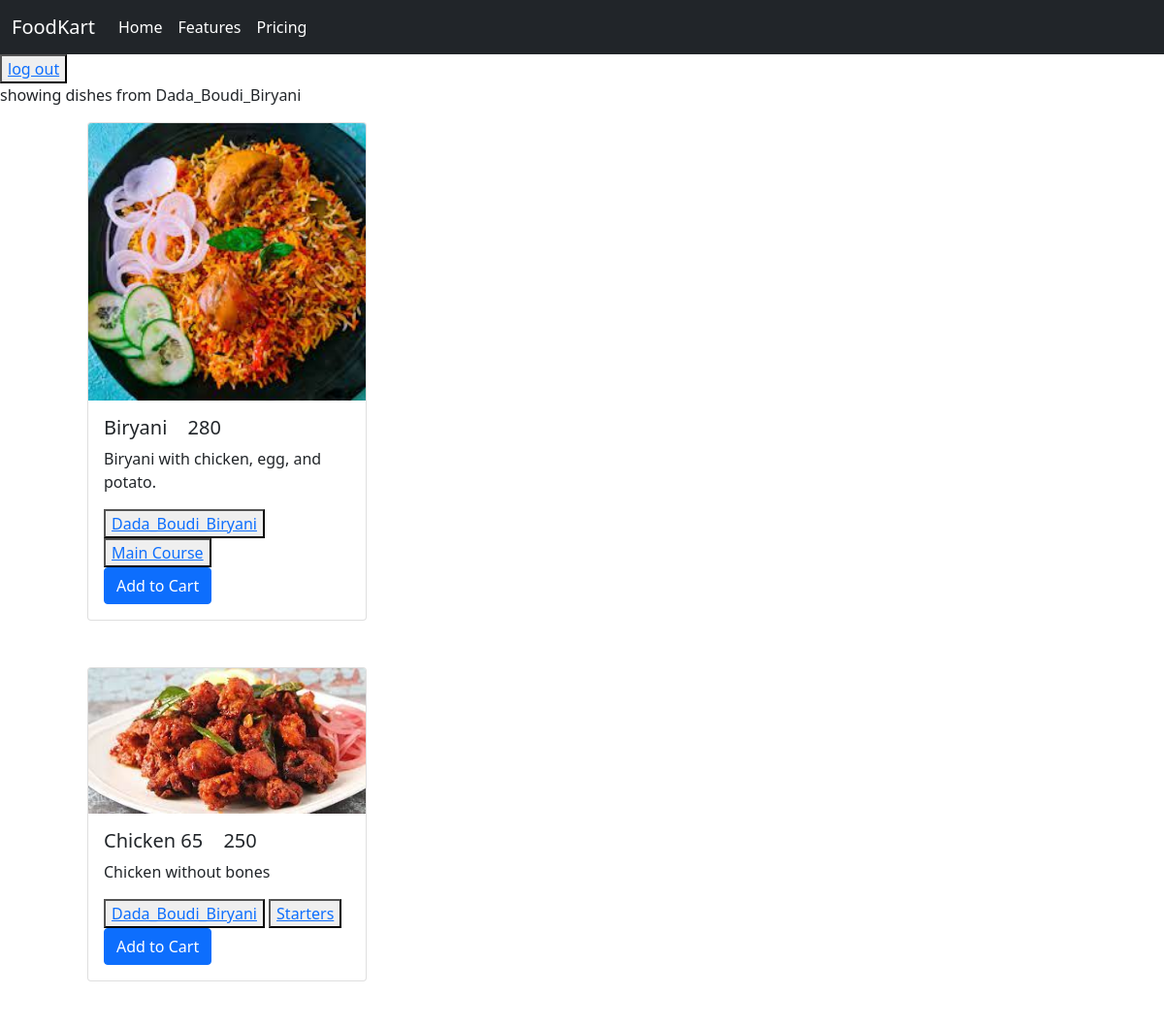
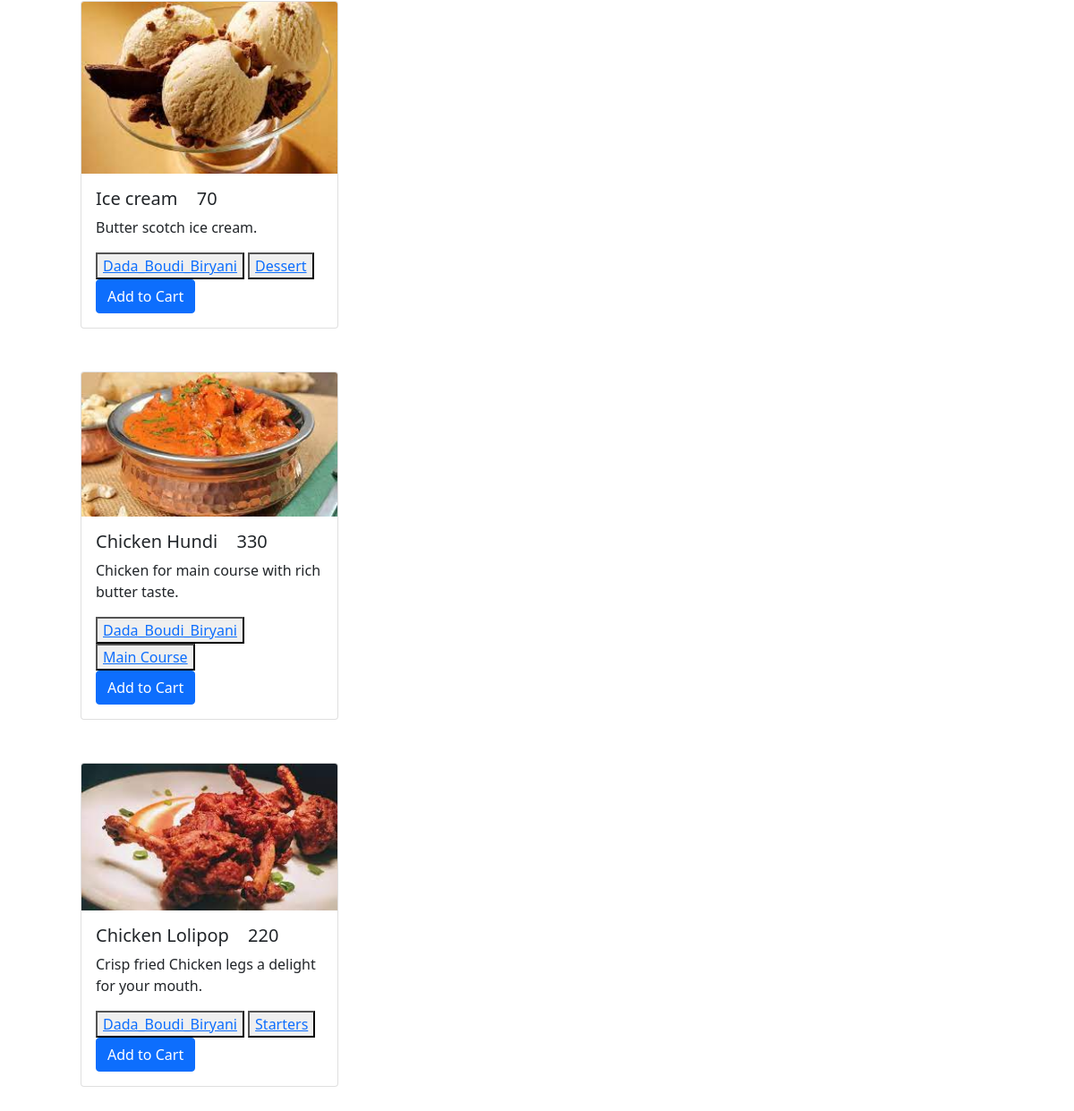
The page /rs/Dada_Boudi_Biryani (signed in) on the database its author committed (2 pictures, top to bottom).
### menu/models.py (models this page shows, shortened)
class Dish(models.Model):
    id = models.AutoField(primary_key=True)
    name = models.CharField(max_length=200, null = False, blank = False, default = 'newItem')
    description = models.TextField()
    price = models.IntegerField()
    image = models.ImageField(null = False, blank = False)
    tags = models.ForeignKey(Tags, on_delete = models.CASCADE, null = True)
    restaurant = models.ForeignKey(restaurant, on_delete = models.CASCADE)

class Tags(models.Model):
    tag = models.CharField(max_length=100)
    id = models.AutoField(primary_key=True)
    def __str__(self):
        return f'{self.tag}'

### menu/views.py (the view)
# urls.py: path('rs/<str:rest>', views.restaurant_search, name='restaurant_search'),
def restaurant_search(request, rest):
    restaurant = User.objects.get(username=rest)            # Collecting the restaurant.
    dish = Dish.objects.filter(restaurant=restaurant)       # Filtering the dishes.
    user = request.user
    user_name = str(user)
    context = {
        'dish': dish,
        'restaurant': rest,
        'user': user_name,
    }
    return render(request, 'menu/index.html', context=context)

### Templates/menu/index.html (shortened to what this page needs)
{%load static%}
<!DOCTYPE html>
<html lang="en">
<head>
    <link href="https://cdn.jsdelivr.net/npm/bootstrap@5.1.3/dist/css/bootstrap.min.css" rel="stylesheet"
>
</head>
<body>
    <nav class="navbar navbar-expand-lg bg-dark ">
        <div class="container-fluid">
          <a class="navbar-brand text-white" href="{% url 'index' %}">FoodKart</a>
          <div class="collapse navbar-collapse" id="navbarNav">
            <ul class="navbar-nav">
              <li class="nav-item">
                <a class="nav-link active text-white" aria-current="page" href="#">Home</a>
              </li>
              <li class="nav-item">
                <a class="nav-link text-white" href="#">Features</a>
              </li>
              <li class="nav-item">
                <a class="nav-link text-white" href="#">Pricing</a>
              </li>
            </ul>
          </div>
        </div>
      </nav>
    {% block container%}
      {% if user == 'AnonymousUser' %}
      <button ><a href="{% url 'user_creation' %}">sing up</a></button>
      <button ><a href="{% url 'log_in' %}">log in</a></button>
          {% else %}
          <button ><a href="{% url 'log_out' %}">log out</a></button>
      {% endif %}
      {%if restaurant or tag%}
        <p>showing dishes from {{restaurant}} {{tag}}</p>
      {%endif%}
        {% if designation == 'Restaurant' %}
            {%for i in dish%}
                <div class="container">
                    <div class="card mx-5" style="width: 18rem;">
                        <img src="{{i.image.url}}" class="card-img-top" alt="...">
                        <div class="card-body">
                            <h5 class="card-title">{{i.name}} <span class="mx-3">{{i.price}}</span></h5>
                            <p class="card-text">{{i.description}}</p>
                            <button ><a href="{% url 'tag_search' i.tags%}">{{i.tags}}</a></button>
                            <br>
                            <a href="#" class="btn btn-primary">Add to Cart</a>
                            <button ><a href="{% url 'dish_modification' i.id%}">modify</a></button>
                            <button ><a href="{% url 'dish_deletion' i.id%}">delete</a></button>
                        </div>
                    </div>
                </div>
                <br><br>
            {%endfor%}
            <button ><a href="{% url 'dish_creation' %}">Add new dish</a></button>
            {% else %}
                {%for i in dish%}
                    <div class="container">
                        <div class="card mx-5" style="width: 18rem;">
                            <img src="{{i.image.url}}" class="card-img-top" alt="...">
                            <div class="card-body">
                                <h5 class="card-title">{{i.name}} <span class="mx-3">{{i.price}}</span></h5>
                                <p class="card-text">{{i.description}}</p>
                                <button ><a href="{% url 'restaurant_search' i.restaurant%}">{{i.restaurant}}</a></button>
                                <button ><a href="{% url 'tag_search' i.tags%}">{{i.tags}}</a></button>
                                <br>
                                <a href="#" class="btn btn-primary">Add to Cart</a>
                            </div>
                        </div>
                    </div>
                    <br><br>
                {%endfor%}
        {% endif %}
    {% endblock container%}
</body>
</html>

### rows shown on the page
Dish: image (picture), name "Biryani", price "280", description "Biryani with chicken, egg, and potato.", restaurant "Dada_Boudi_Biryani", tags "Main Course"
Dish: image (picture), name "Chicken 65", price "250", description "Chicken without bones", restaurant "Dada_Boudi_Biryani", tags "Starters"
Dish: image (picture), name "Ice cream", price "70", description "Butter scotch ice cream.", restaurant "Dada_Boudi_Biryani", tags "Dessert"
Dish: image (picture), name "Chicken Hundi", price "330", description "Chicken for main course with rich butter taste.", restaurant "Dada_Boudi_Biryani", tags "Main Course"
Dish: image (picture), name "Chicken Lolipop", price "220", description "Crisp fried Chicken legs a delight for your mouth.", restaurant "Dada_Boudi_Biryani", tags "Starters"

### other values the page prints
{{ restaurant }} "Dada_Boudi_Biryani"
